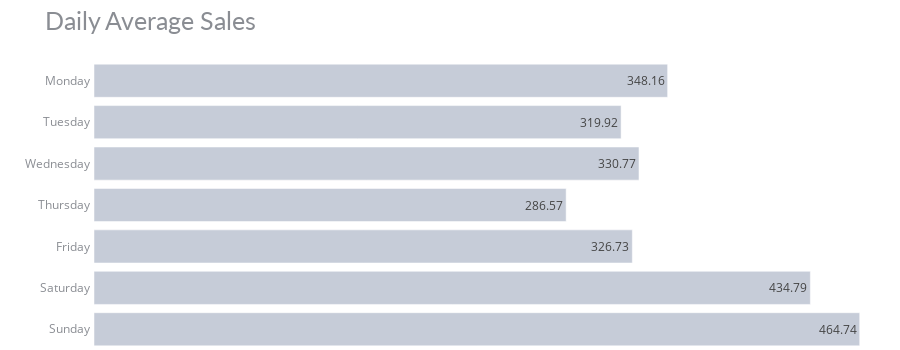

Here is the notebook cell this chart was saved with:
### Code cell
df_dw_sa = X.groupby('day_of_week').agg({"sales" : "mean"}).reset_index()
df_dw_sa.sales = round(df_dw_sa.sales, 2)

# chart
fig = px.bar(df_dw_sa, y='day_of_week', x='sales', title='Daily Average Sales',
             color_discrete_sequence=['#c6ccd8'], text='sales',
             category_orders=dict(day_of_week=["Monday","Tuesday","Wednesday","Thursday", "Friday","Saturday","Sunday"]))
fig.update_yaxes(showgrid=False, ticksuffix=' ', showline=False)
fig.update_xaxes(visible=False)
fig.update_layout(margin=dict(t=60, b=0, l=0, r=0), height=350,
                  hovermode="y unified", 
                  yaxis_title=" ", template='plotly_white',
                  title_font=dict(size=25, color='#8a8d93', family="Lato, sans-serif"),
                  font=dict(color='#8a8d93'),
                  hoverlabel=dict(bgcolor="#c6ccd8", font_size=13, font_family="Lato, sans-serif"))

### Figure 1 — Plotly figure (JSON) as saved in the notebook; plotly's stock layout.template omitted (floating-point values rounded to 4 significant figures)
{"data": [{"alignmentgroup": "True", "hovertemplate": "sales=%{text}<br>day_of_week=%{y}<extra></extra>", "legendgroup": "", "marker": {"color": "#c6ccd8", "pattern": {"shape": ""}}, "name": "", "offsetgroup": "", "orientation": "h", "showlegend": false, "text": [326.7, 348.2, 434.8, 464.7, 286.6, 319.9, 330.8], "textposition": "auto", "type": "bar", "x": [326.7, 348.2, 434.8, 464.7, 286.6, 319.9, 330.8], "xaxis": "x", "y": ["Friday", "Monday", "Saturday", "Sunday", "Thursday", "Tuesday", "Wednesday"], "yaxis": "y"}], "layout": {"barmode": "relative", "font": {"color": "#8a8d93"}, "height": 350, "hoverlabel": {"bgcolor": "#c6ccd8", "font": {"family": "Lato, sans-serif", "size": 13}}, "hovermode": "y unified", "legend": {"tracegroupgap": 0}, "margin": {"b": 0, "l": 0, "r": 0, "t": 60}, "title": {"font": {"color": "#8a8d93", "family": "Lato, sans-serif", "size": 25}, "text": "Daily Average Sales"}, "xaxis": {"anchor": "y", "domain": [0, 1], "title": {"text": "sales"}, "visible": false}, "yaxis": {"anchor": "x", "categoryarray": ["Sunday", "Saturday", "Friday", "Thursday", "Wednesday", "Tuesday", "Monday"], "categoryorder": "array", "domain": [0, 1], "showgrid": false, "showline": false, "ticksuffix": " ", "title": {"text": " "}}}}
